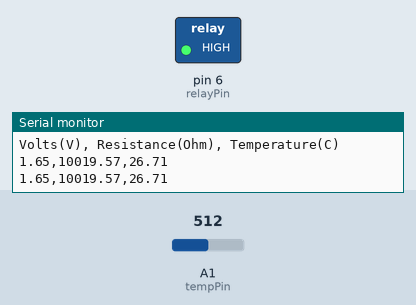
Simulated run of this sketch. Board: Arduino Uno, built with avr-gcc and run on an emulated ATmega328P. Shown: switched loads named in the sketch (green lamp = pin HIGH), the last lines printed to the serial monitor. The test bench sets the inputs (shaded band); at power-on: A1 (tempPin) = 512.

Above: at 1.8 s.
1.9 s: A1 (tempPin) set to 422
3.4 s: A1 (tempPin) set to 403
At 4.9 s:
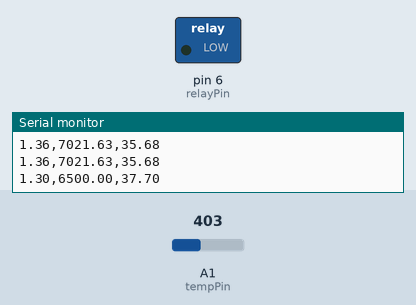
5.5 s: A1 (tempPin) set to 511
At 6.5 s:
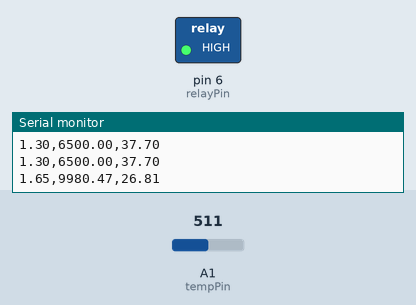
7.5 s: A1 (tempPin) set to 306
At 9.4 s:
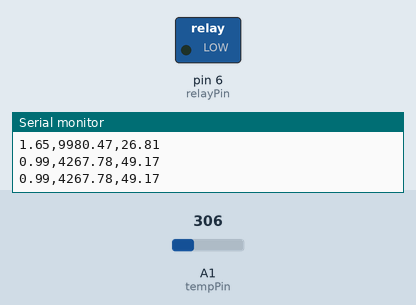
Timing chart, 0 to 10.5 s (numbered marks = the images above; inputs shaded):
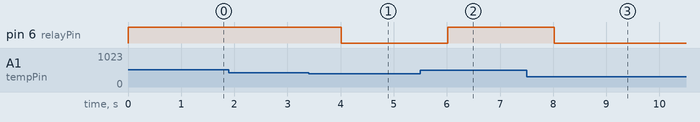

The sketch:

Thermostat.ino
```cpp
/* Thermostat.ino: Simple thermostat program (no sensor data
 * averaging)
 * Author: David Dubins
 * Date: Sep 2018
 * Connections:
 * +3.3V--10K resistor--pin A1--10K thermistor--GND
 * 3.3V to AREF pin
 * Pin 6 to relay module
 * (or Pin 6 to LED--220R resistor--GND to test)
*/

byte tempPin=A1;       // Declaring the Analog input to be A1
                       // of Arduino board.
byte relayPin=6;       // For an LED (or relay)
float tempC=0.0;       // For holding Celcius temp (floating
                       // for decimal points precision)
float R = 0.0;         // Variable for reading the measured
                       // resistance of the thermistor
float R0 = 11930;      // Resistance (Ohms) of thermistor at
                       // room temperature
float T0 = 273.15 + 22.5;  //Room temperature in Kelvin
float R1 = 10000.0;    // Resistance (Ohms) of sense resistor
                       // in voltage divider (should be ~10000
                       // Ohms, measure for better accuracy)
float volts = 0.0;     // Variable to read in voltage (to be
                       // converted to resistance)
float B = 3672.433;    // B Coefficient of Thermistor. Enter B
                       // coefficient here.
float setTemp = 37.0;  // Setpoint temperature for thermostat

void setup(){
  analogReference(EXTERNAL);  // Use external (3.3V) AREF.
                       // Make sure 3.3V connected to AREF pin
                       // or or analogRead won't work!
  Serial.begin(9600);  // Open serial port, set to 9600 bps
  Serial.println("Volts(V), Resistance(Ohm), Temperature(C)");
                       // Set up column titles
  pinMode(relayPin, OUTPUT);  // Set up relayPin as output to
                       // send a digital signal to the relay
                       // module.
}

void loop(){
  readTemp();          // Read the temperature (void fn below)
 // Now ouput the results to the serial monitor:
  Serial.print(volts); // Print Volts
  Serial.print(",");   // Print a comma for CSV file
  Serial.print(R);     // Print Resistance
  Serial.print(",");   // Print a comma for CSV file
  Serial.println(tempC,2); // Print Temperature and new line
  if(tempC < setTemp){ // if measured temp less than set temp
    digitalWrite(relayPin, HIGH); // then turn on relay
  } else {
    digitalWrite(relayPin, LOW); // otherwise turn off relay
  }
  delay(1000);         // Wait 1sec before taking next measure
}

// The following function readTemp() reads the temperature,
// then stores it to the global variable tempC. Note that it's
// not a very "portable" function, because it references the
// global varialbes tempPin, R, R0, volts, R1, and tempC.
// How could you make this function more independent of the rest
// of the sketch?

void readTemp(){
  // This function takes an analog reading from tempPin,
  // converts it to °C, then stores it to tempC.
  volts = analogRead(tempPin) * 3.3 / 1023.0;  // Take sensor
                       // reading from tempPin in divs (Scale
                       // 0-1023), and convert to volts
  R = volts*R1/(3.3-volts); // Convert voltage to resistance
  tempC = (1.0/T0)+((1.0/B)*log(R/R0)); // Use the simplified
                       // B-coefficient thermistor formula to
                       // calculate temperature
  tempC = 1.0/tempC;   // invert the answer
  tempC = tempC - 273.15; // Convert from Kelvin to Celsius
}
```

Measured:
- the behaviour switches between 410 and 409 on A1 (tempPin) (found by bisection; images 0 and 1)
- after the input at 3.4 s, pin 6 (relayPin): HIGH → LOW after 0.61 s
- after the input at 5.5 s, pin 6 (relayPin): LOW → HIGH after 0.51 s
- after the input at 7.5 s, pin 6 (relayPin): HIGH → LOW after 0.52 s
